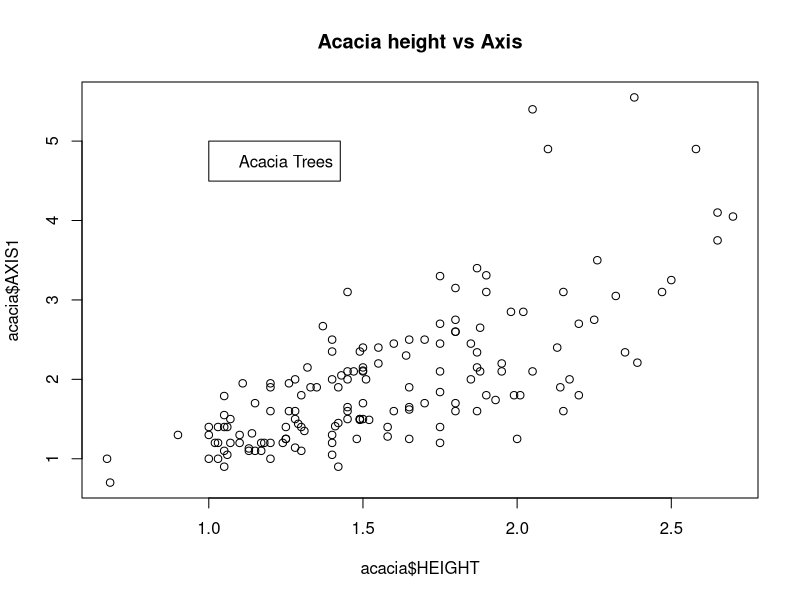
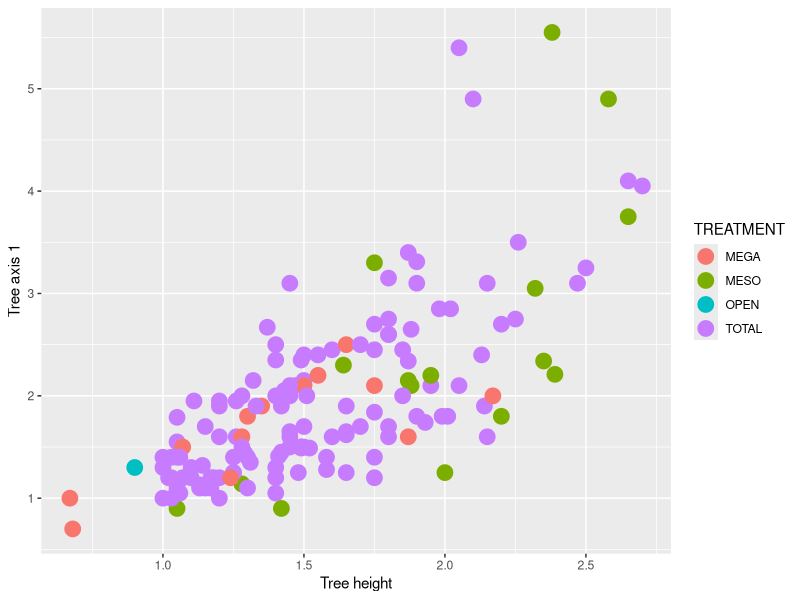

Generate these figures, in order, with R:
## ---- chunk 1
knitr::opts_chunk$set(echo = TRUE)
## ---- chunk 2
getwd()
## ---- chunk 3
read.csv(file = "../data-raw/ACACIA_DREPANOLOBIUM_SURVEY.txt", sep = "\t")
## ---- chunk 4
acacia <- read.csv(file = "../data-raw/ACACIA_DREPANOLOBIUM_SURVEY.txt", sep = "\t")
## ---- chunk 5
head(acacia)
str(acacia)


numbers <- 1:10
numbers
numbers[3:6]


acacia
## ---- chunk 6
acacia[8]
acacia$SURVEY
acacia[, "SURVEY"]
acacia$HEIGHT
as.numeric(acacia$HEIGHT)
## ---- chunk 7
numbers
## ---- chunk 8
acacia$HEIGHT <- as.numeric(acacia$HEIGHT)
acacia$HEIGHT
## ---- chunk 9
acacia <- read.csv(file = "../data-raw/ACACIA_DREPANOLOBIUM_SURVEY.txt", 
                   sep = "\t",
                   na.strings = "dead")
is.numeric(acacia$HEIGHT) 
head(acacia)
## ---- chunk 10
plot(x = acacia$HEIGHT, y = acacia$AXIS1, main = "Acacia height vs Axis")
legend(x = 1, y = 5, legend = "Acacia Trees")
## ---- chunk 11
library(ggplot2)

ggplot(data = acacia, mapping = aes(x = HEIGHT, y = AXIS1, color = TREATMENT)) +
  geom_point(size = 5) +
  labs(x = "Tree height", y = "Tree axis 1")
